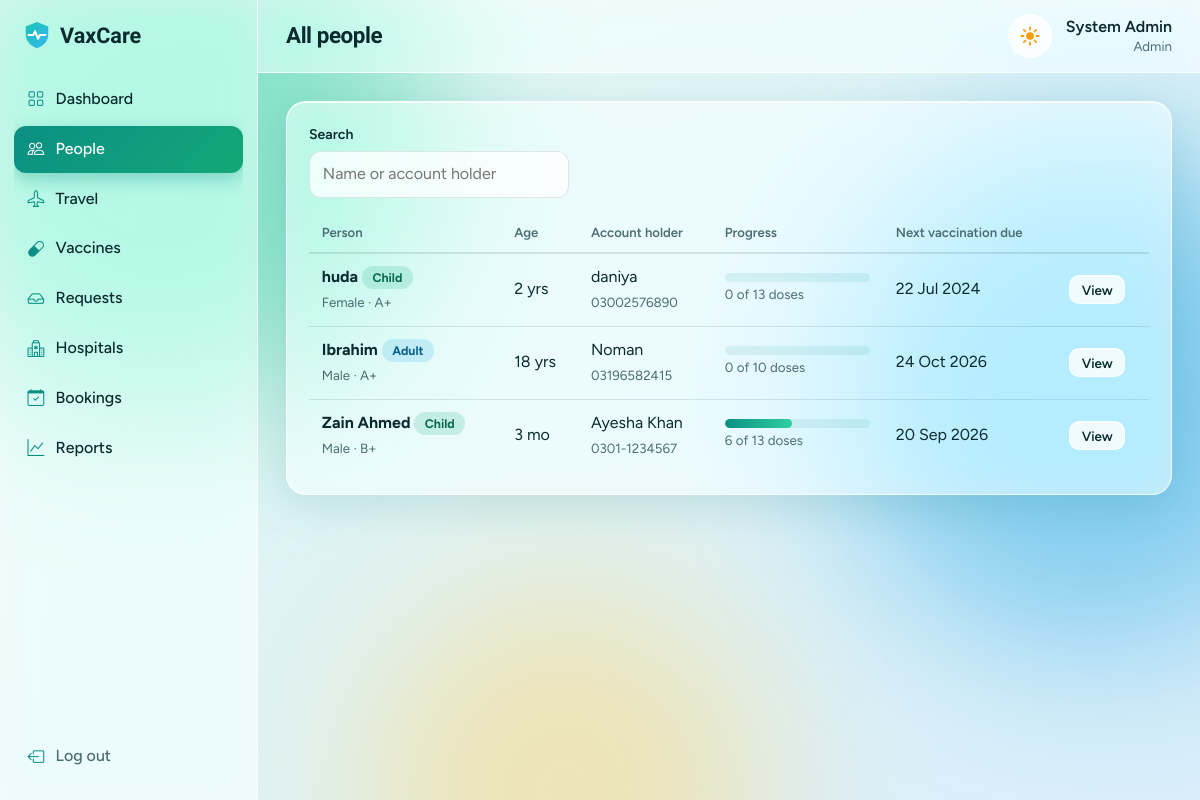
Screenshot of /Frontend/admin/children.php (signed in) with the database file from the repository.
### tables this page shows
CREATE TABLE `children` (
  `id` int(11) NOT NULL,
  `parent_id` int(11) NOT NULL,
  `name` varchar(100) NOT NULL,
  `dob` date NOT NULL,
  `gender` enum('Male','Female') NOT NULL,
  `blood_group` varchar(5) NOT NULL DEFAULT '',
  `member_type` enum('child','adult') NOT NULL DEFAULT 'child',
  `passport_no` varchar(20) NOT NULL DEFAULT '',
  `created_at` timestamp NOT NULL DEFAULT current_timestamp()
);

CREATE TABLE `users` (
  `id` int(11) NOT NULL,
  `name` varchar(100) NOT NULL,
  `email` varchar(150) NOT NULL,
  `phone` varchar(20) NOT NULL DEFAULT '',
  `date_of_birth` date DEFAULT NULL,
  `is_adult` tinyint(1) NOT NULL DEFAULT 0,
  `password` varchar(255) NOT NULL,
  `role` enum('admin','parent','hospital') NOT NULL,
  `created_at` timestamp NOT NULL DEFAULT current_timestamp()
);

### Frontend/admin/children.php (the view, shortened to what this page needs)
<?php
require __DIR__ . '/../../Backend/config/config.php';
require __DIR__ . '/../../Backend/includes/layout.php';
    page_start($c['name'], 'admin'); ?>
    <?php page_end(); exit;
$kids = q("SELECT c.*,u.name parent_name,u.phone,
  (SELECT COUNT(*) FROM schedule WHERE child_id=c.id AND status='vaccinated') done,
  (SELECT COUNT(*) FROM schedule WHERE child_id=c.id) total,
  (SELECT MIN(due_date) FROM schedule WHERE child_id=c.id AND status<>'vaccinated') next_due
  FROM children c JOIN users u ON u.id=c.parent_id ORDER BY c.name")->fetchAll();
page_start('All people', 'admin'); ?>
<div class="card">
  <div class="tools"><div class="f" style="min-width:260px"><label for="s">Search</label><input id="s" data-filter="#kt" placeholder="Name or account holder"></div></div>
  <?php if (!$kids): empty_state('No one registered yet.'); else: ?><div class="tbl"><table id="kt">
    <thead><tr><th>Person</th><th>Age</th><th>Account holder</th><th>Progress</th><th>Next vaccination due</th><th></th></tr></thead><tbody>
    <?php foreach ($kids as $k): $p = $k['total'] ? round($k['done'] / $k['total'] * 100) : 0; ?>
    <tr><td><b><?= e($k['name']) ?></b> <?= type_badge($k['member_type']) ?><br><small><?= e($k['gender']) ?> · <?= e($k['blood_group'] ?: '—') ?></small></td><td><?= age_label($k['dob']) ?></td>
      <td><?= e($k['parent_name']) ?><br><small><?= e($k['phone']) ?></small></td>
      <td style="min-width:150px"><div class="bar"><i style="width:<?= $p ?>%"></i></div><small><?= $k['done'] ?> of <?= $k['total'] ?> doses</small></td>
      <td><?= $k['next_due'] ? fmt_date($k['next_due']) : 'Complete' ?></td><td><a class="btn btn-g btn-sm" href="?id=<?= $k['id'] ?>">View</a></td></tr>
    <?php endforeach; ?></tbody></table></div><?php endif; ?>
</div>
<?php page_end();

### Backend/includes/layout.php (shortened to what this page needs)
<?php
function logo_svg(): string {
    return '<svg class="mark" viewBox="0 0 32 32" aria-hidden="true"><defs><linearGradient id="lg" x1="0" y1="0" x2="1" y2="1"><stop offset="0" stop-color="#19c4b4"/><stop offset="1" stop-color="#38b6f0"/></linearGradient></defs><path d="M16 2 4 7v8c0 7.5 5 13 12 15 7-2 12-7.5 12-15V7z" fill="url(#lg)"/><path d="M7 16h5l2-4 3 8 2-4h6" fill="none" stroke="#fff" stroke-width="2.2" stroke-linecap="round" stroke-linejoin="round"/></svg>';
}
function theme_toggle(): string {
    return '<button type="button" class="theme-toggle" id="themeToggle" aria-label="Switch between day and night mode" title="Day / night">'
         . '<svg class="ic-sun" viewBox="0 0 24 24" aria-hidden="true"><circle cx="12" cy="12" r="4.2" fill="currentColor"/><g stroke="currentColor" stroke-width="2" stroke-linecap="round"><path d="M12 2.5v2.4M12 19.1v2.4M2.5 12h2.4M19.1 12h2.4M5.3 5.3l1.7 1.7M17 17l1.7 1.7M5.3 18.7 7 17M17 7l1.7-1.7"/></g></svg>'
         . '<svg class="ic-moon" viewBox="0 0 24 24" aria-hidden="true"><path d="M20.5 14.2A8.5 8.5 0 0 1 9.8 3.5a8.5 8.5 0 1 0 10.7 10.7z" fill="currentColor"/></svg></button>';
}
function head(string $title): void {
    echo '<!doctype html><html lang="en"><head><meta charset="utf-8"><meta name="viewport" content="width=device-width,initial-scale=1">'
       . '<meta name="color-scheme" content="light dark">'
       . '<script>try{var t=localStorage.getItem("vaxTheme");if(!t)t=matchMedia("(prefers-color-scheme: dark)").matches?"dark":"light";document.documentElement.dataset.theme=t}catch(e){}</script>'
       . '<title>' . e($title) . ' · ' . APP_NAME . '</title>'
       . '<link rel="preconnect" href="https://fonts.googleapis.com"><link rel="preconnect" href="https://fonts.gstatic.com" crossorigin>'
       . '<link href="https://fonts.googleapis.com/css2?family=Bricolage+Grotesque:wght@600;800&family=Figtree:wght@400;500;600;700&display=swap" rel="stylesheet">'
       . '<link rel="stylesheet" href="https://cdn.jsdelivr.net/npm/bootstrap-icons@1.11.3/font/bootstrap-icons.min.css">'
       . '<link rel="stylesheet" href="' . url('assets/css/style.css') . '"></head><body>'
       . '<div class="bg" aria-hidden="true"><i></i><i></i><i></i></div>';
}
function menu(string $role): array {
    return [
        'admin' => [['admin/dashboard.php', 'Dashboard', 'bi-grid'], ['admin/children.php', 'People', 'bi-people'], ['admin/travel.php', 'Travel', 'bi-airplane'],
            ['admin/vaccines.php', 'Vaccines', 'bi-capsule'], ['admin/requests.php', 'Requests', 'bi-inbox'],
            ['admin/hospitals.php', 'Hospitals', 'bi-hospital'], ['admin/bookings.php', 'Bookings', 'bi-calendar-check'],
            ['admin/reports.php', 'Reports', 'bi-graph-up']],
        'parent' => [['parent/dashboard.php', 'Dashboard', 'bi-grid'], ['parent/children.php', 'My family', 'bi-people'], ['parent/travel.php', 'Travel clearance', 'bi-airplane'],
            ['parent/book.php', 'Book vaccine', 'bi-calendar-plus'], ['parent/appointments.php', 'Appointments', 'bi-calendar-check'],
            ['parent/report.php', 'Vaccination report', 'bi-journal-medical'], ['parent/profile.php', 'My profile', 'bi-person']],
        'hospital' => [['hospital/dashboard.php', 'Dashboard', 'bi-grid'], ['hospital/appointments.php', 'Appointments', 'bi-calendar-check'],
            ['hospital/stock.php', 'Vaccine stock', 'bi-box-seam']],
    ][$role];
}
function page_start(string $title, string $role): void {
    $u = me();
    head($title);
    $pending = $role === 'admin' ? (int)q("SELECT COUNT(*) FROM appointments WHERE admin_status='pending'")->fetchColumn() : 0;
    echo '<div class="app"><aside class="side" id="side"><a class="logo" href="' . url() . '">' . logo_svg() . APP_NAME . '</a><nav>';
    foreach (menu($role) as [$path, $label, $icon]) {
        $on = str_ends_with($_SERVER['SCRIPT_NAME'], $path) ? ' class="on"' : '';
        $b = ($path === 'admin/requests.php' && $pending) ? '<span class="count">' . $pending . '</span>' : '';
        echo '<a' . $on . ' href="' . url($path) . '"><i class="bi ' . $icon . '"></i>' . e($label) . $b . '</a>';
    }
    echo '</nav><a class="out" href="' . url('logout.php') . '"><i class="bi bi-box-arrow-left"></i>Log out</a></aside>'
       . '<div class="main"><header class="top"><button id="burger" class="btn btn-g btn-sm" aria-label="Menu"><i class="bi bi-list"></i></button>'
       . '<h1>' . e($title) . '</h1>' . theme_toggle() . '<div class="who"><span>' . e($u['name']) . '</span><small>' . e(ucfirst($role)) . '</small></div></header><main class="content">';
}
function page_end(string $extra = ''): void {
    echo '</main></div></div><script src="' . url('assets/js/app.js') . '"></script>' . $extra . '</body></html>';
}

### Backend/config/config.php (shortened to what this page needs)
<?php
function db(): PDO {
    static $pdo = null;
    if (!$pdo) {
        try {
            $pdo = new PDO('mysql:host=' . DB_HOST . ';dbname=' . DB_NAME . ';charset=utf8mb4', DB_USER, DB_PASS, [
                PDO::ATTR_ERRMODE => PDO::ERRMODE_EXCEPTION,
                PDO::ATTR_DEFAULT_FETCH_MODE => PDO::FETCH_ASSOC,
                PDO::ATTR_EMULATE_PREPARES => false,
            ]);
        } catch (PDOException $ex) {
            http_response_code(500);
            exit('Database connection failed. Import database.sql and check config/config.php.');
        }
    }
    return $pdo;
}
function q(string $sql, array $args = []): PDOStatement {
    $s = db()->prepare($sql);
    $s->execute($args);
    return $s;
}
function e($v): string {
    return htmlspecialchars((string)$v, ENT_QUOTES, 'UTF-8');
}
function url(string $p = ''): string {
    return BASE_URL . '/' . ltrim($p, '/');
}
function me(): ?array {
    return $_SESSION['user'] ?? null;
}
function fmt_date(?string $d): string {
    return $d ? date('d M Y', strtotime($d)) : '—';
}
function age_label(string $dob): string {
    $diff = (new DateTime($dob))->diff(new DateTime('today'));
    if ($diff->y >= 2) return $diff->y . ' yrs';
    $m = $diff->y * 12 + $diff->m;
    return $m >= 1 ? $m . ' mo' : $diff->d . ' days';
}
function type_badge(string $t): string {
    return '<span class="badge ' . ($t === 'adult' ? 'sky' : 'ok') . '">' . ($t === 'adult' ? 'Adult' : 'Child') . '</span>';
}

### rows the page displays
children: name "huda", member_type "Child", gender "Female", blood_group "A+", dob "2 yrs", parent.name "daniya", parent.phone "03002576890", done "0", total "13", next_due "22 Jul 2024"
children: name "Ibrahim", member_type "Adult", gender "Male", blood_group "A+", dob "18 yrs", parent.name "Noman", parent.phone "03196582415", done "0", total "10", next_due "24 Oct 2026"
children: name "Zain Ahmed", member_type "Child", gender "Male", blood_group "B+", dob "3 mo", parent.name "Ayesha Khan", parent.phone "0301-1234567", $p 46 (drawn), done "6", total "13", next_due "20 Sep 2026"

### other values shown
APP_NAME "VaxCare"
$label "Dashboard"
$label "People"
$label "Travel"
$label "Vaccines"
$label "Requests"
$label "Hospitals"
$label "Bookings"
$label "Reports"
$title "All people"
$u['name'] "System Admin"
$role "Admin"
